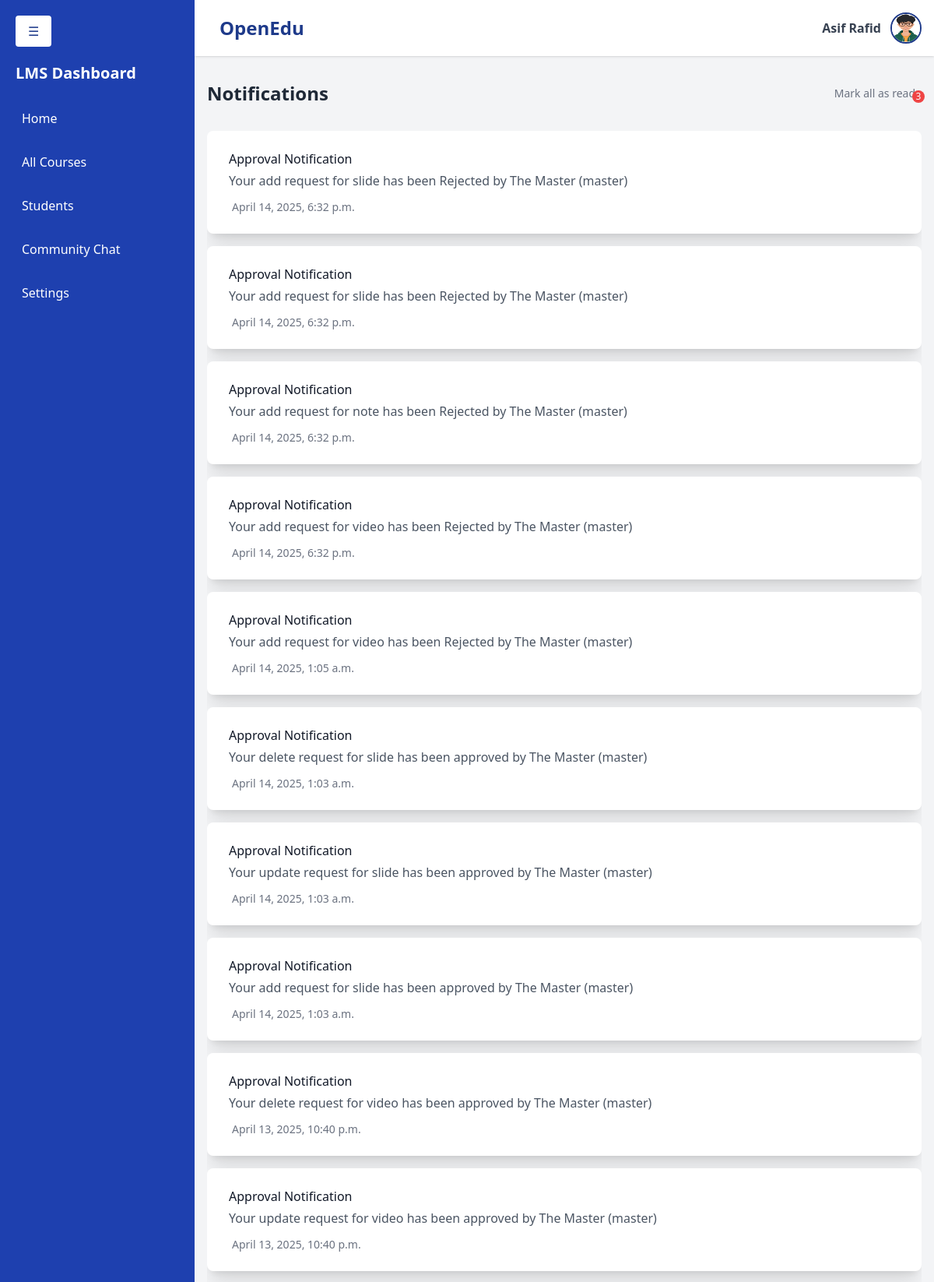
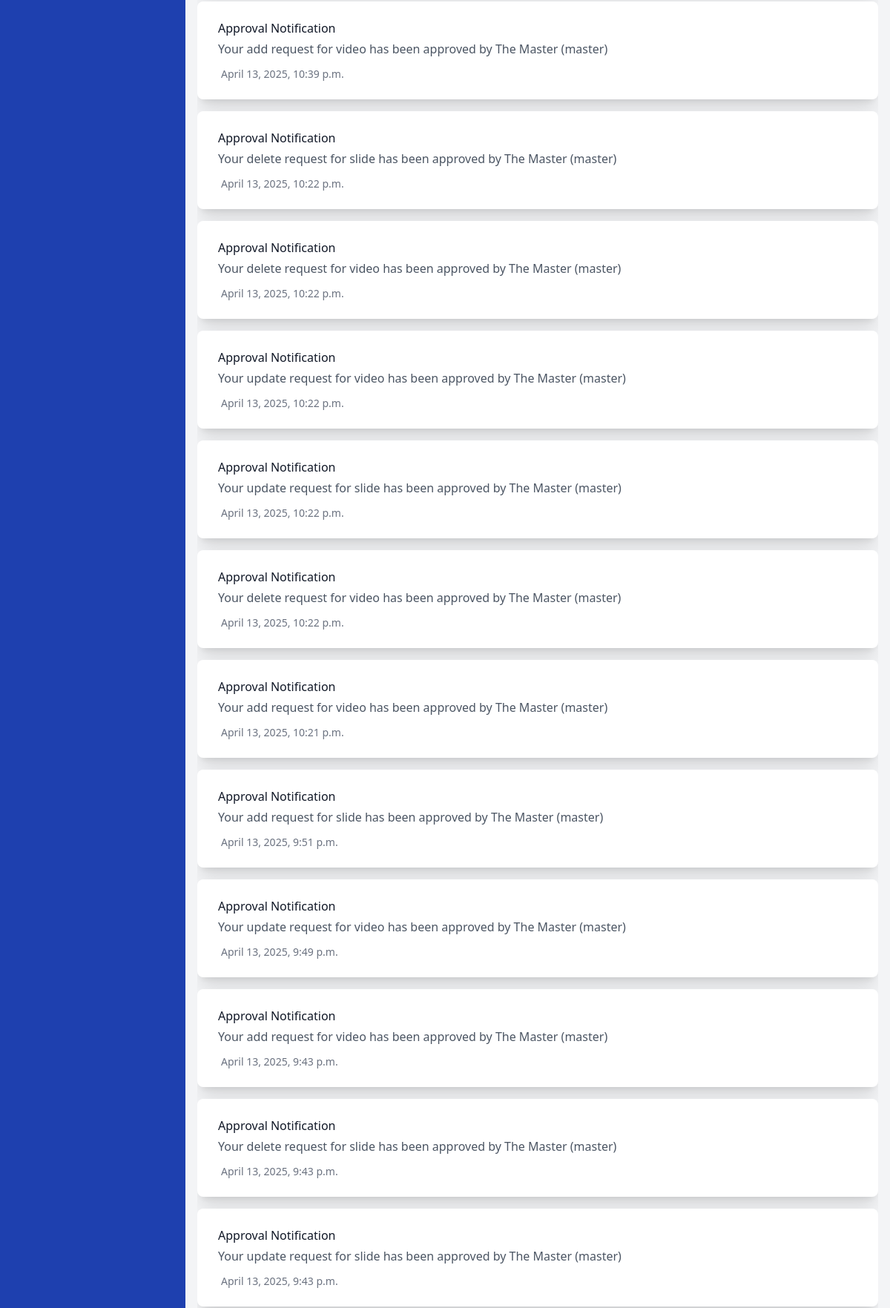
The app's page /notifications/ (signed in, upper part) with its own data (2 pictures, top to bottom).
### accounts/models.py (models this page shows, shortened)
class User(AbstractUser):
    contact = models.CharField(max_length=15, blank=True, null=True)
    profilepicture = models.ImageField(upload_to='images/profilepictures', blank=True, null=True,default='images/profilepictures/rafid1.jpg')
    role=models.TextField(default='user')
    course=models.IntegerField(default=-1)
    department=models.IntegerField(default=-1)
    groups = models.ManyToManyField(
        'auth.Group',
        related_name='custom_user_set',
        blank=True
    )
    user_permissions = models.ManyToManyField(
        'auth.Permission',
        related_name='custom_user_permissions_set',
        blank=True
    )

### notifications/models.py (models this page shows, shortened)
class Notification(models.Model):
    recievers = models.ManyToManyField(User, related_name="notifications")
    message = models.CharField(max_length=255)
    created_at = models.DateTimeField(auto_now_add=True)
    sender = models.ForeignKey(User, on_delete=models.CASCADE, related_name="sent_notifications")
    type=models.CharField(max_length=6)
    content_id= models.IntegerField(default=0, null=True, blank=True)
    real_content_id=models.IntegerField(default=0, null=True, blank=True)
    type=models.CharField(max_length=10)
    content_type=models.CharField(max_length=15)

### notifications/views.py (the view)
# urls.py: path('notifications/', include('notifications.urls')),
@login_required
def notifications(request):
    notifications = Notification.objects.filter(recievers=request.user).order_by('-created_at')
    context={'notifications':notifications}
    return render(request,"notifications.html",context)

### notifications/templates/notifications.html (shortened to what this page needs)
{% extends 'dashboard.html' %} {% block content %}
<div class="container mx-auto px-4 py-8">
  <div class="max-w-7xl mx-auto w-full">
    <div class="flex justify-between items-center mb-8">
      <h1 class="text-2xl font-bold text-gray-800">Notifications</h1>
      <div class="flex items-center space-x-2">
        <span class="text-sm text-gray-500">Mark all as read</span>
        <span class="relative">
          <span
            class="absolute -top-1 -right-1 bg-red-500 text-white text-xs rounded-full h-4 w-4 flex items-center justify-center"
            >3</span
          >
        </span>
      </div>
    </div>
    <div class="overflow-y-auto max-h-[70vh]">
      <div class="space-y-4">
        {%if notifications%} {% for notification in notifications %}
        {%if notification.type != 'inf'%}
        <div
          class="bg-white rounded-lg shadow-xl p-6 border-l-4 border-blue-500 w-full mx-auto"
        >
          <div class="flex justify-between items-start">
            <div class="flex-1">
              <h3 class="font-medium text-gray-900">
                New {{notification.type}} Request
              </h3>
              <p class="text-gray-600 mt-1">{{notification.message}}</p>
              <div class="flex items-center mt-3 text-sm text-gray-500">
                <i class="far fa-clock mr-1"></i>
                <span>{{notification.created_at}}</span>
              </div>
            </div>
            <div class="ml-4 flex flex-col items-end">
              <div class="flex space-x-2">
                <button
                  onclick="window.location.href='{% url 'approve_not' notification.id %}';"
                  class="px-4 py-2 bg-green-100 text-green-800 rounded-md hover:bg-green-200 transition-colors"
                >
                  Approve
                </button>
                <button
                  onclick="window.location.href='{% url 'reject_not' notification.id %}';"
                  class="px-4 py-2 bg-red-100 text-red-800 rounded-md hover:bg-red-200 transition-colors"
                >
                  Reject
                </button>
              </div>
              <a
                href="{% url 'view_not' notification.id %}"
                class="text-blue-600 text-sm hover:underline mt-2"
              >
                View Details
              </a>
            </div>
          </div>
        </div>
        {% else %}
        <div
          class="bg-white rounded-lg shadow-xl p-6 border-l-4 border-transparent w-full mx-auto"
        >
          <div class="flex justify-between items-start">
            <div class="flex-1">
              <h3 class="font-medium text-gray-900">Approval Notification</h3>
              <p class="text-gray-600 mt-1">{{notification.message}}</p>
              <div class="flex items-center mt-3 text-sm text-gray-500">
                <span>{{notification.created_at}}</span>
              </div>
            </div>
          </div>
        </div>
        {%endif%} {%endfor%}{%endif%}
      </div>
    </div>
  </div>
</div>
{% endblock %}

### home/templates/inc/header.html (shortened to what this page needs)
<header class="bg-white shadow p-4 flex justify-between items-center relative">
  <div class="flex items-center space-x-4">
    <h1 class="text-2xl font-bold text-blue-900">OpenEdu</h1>
  </div>
  <div class="flex items-center space-x-3 relative">
    <span class="text-gray-700 font-semibold">
      {{ request.user.first_name }} {{ request.user.last_name }}
    </span>
    <a
      href="javascript:void(0);"
      onclick="toggleDropdownProfile()"
      class="w-10 h-10"
    >
      <img
        src="{{ request.user.profilepicture.url }}"
        alt="Profile"
        class="w-10 h-10 rounded-full border-2 border-blue-900"
      />
    </a>
  </div>
</header>

### records on screen
User: user.first_name "Asif", user.last_name "Rafid", user.profilepicture (picture)
Notification: message "Your add request for slide has been Rejected by The Master (master)", created_at "April 14, 2025, 6:32 p.m."
Notification: message "Your add request for slide has been Rejected by The Master (master)", created_at "April 14, 2025, 6:32 p.m."
Notification: message "Your add request for note has been Rejected by The Master (master)", created_at "April 14, 2025, 6:32 p.m."
Notification: message "Your add request for video has been Rejected by The Master (master)", created_at "April 14, 2025, 6:32 p.m."
Notification: message "Your add request for video has been Rejected by The Master (master)", created_at "April 14, 2025, 1:05 a.m."
Notification: message "Your delete request for slide has been approved by The Master (master)", created_at "April 14, 2025, 1:03 a.m."
Notification: message "Your update request for slide has been approved by The Master (master)", created_at "April 14, 2025, 1:03 a.m."
Notification: message "Your add request for slide has been approved by The Master (master)", created_at "April 14, 2025, 1:03 a.m."
Notification: message "Your delete request for video has been approved by The Master (master)", created_at "April 13, 2025, 10:40 p.m."
Notification: message "Your update request for video has been approved by The Master (master)", created_at "April 13, 2025, 10:40 p.m."
Notification: message "Your add request for video has been approved by The Master (master)", created_at "April 13, 2025, 10:39 p.m."
Notification: message "Your delete request for slide has been approved by The Master (master)", created_at "April 13, 2025, 10:22 p.m."
Notification: message "Your delete request for video has been approved by The Master (master)", created_at "April 13, 2025, 10:22 p.m."
Notification: message "Your update request for video has been approved by The Master (master)", created_at "April 13, 2025, 10:22 p.m."
Notification: message "Your update request for slide has been approved by The Master (master)", created_at "April 13, 2025, 10:22 p.m."
Notification: message "Your delete request for video has been approved by The Master (master)", created_at "April 13, 2025, 10:22 p.m."
Notification: message "Your add request for video has been approved by The Master (master)", created_at "April 13, 2025, 10:21 p.m."
Notification: message "Your add request for slide has been approved by The Master (master)", created_at "April 13, 2025, 9:51 p.m."
Notification: message "Your update request for video has been approved by The Master (master)", created_at "April 13, 2025, 9:49 p.m."
Notification: message "Your add request for video has been approved by The Master (master)", created_at "April 13, 2025, 9:43 p.m."
Notification: message "Your delete request for slide has been approved by The Master (master)", created_at "April 13, 2025, 9:43 p.m."
Notification: message "Your update request for slide has been approved by The Master (master)", created_at "April 13, 2025, 9:43 p.m."
